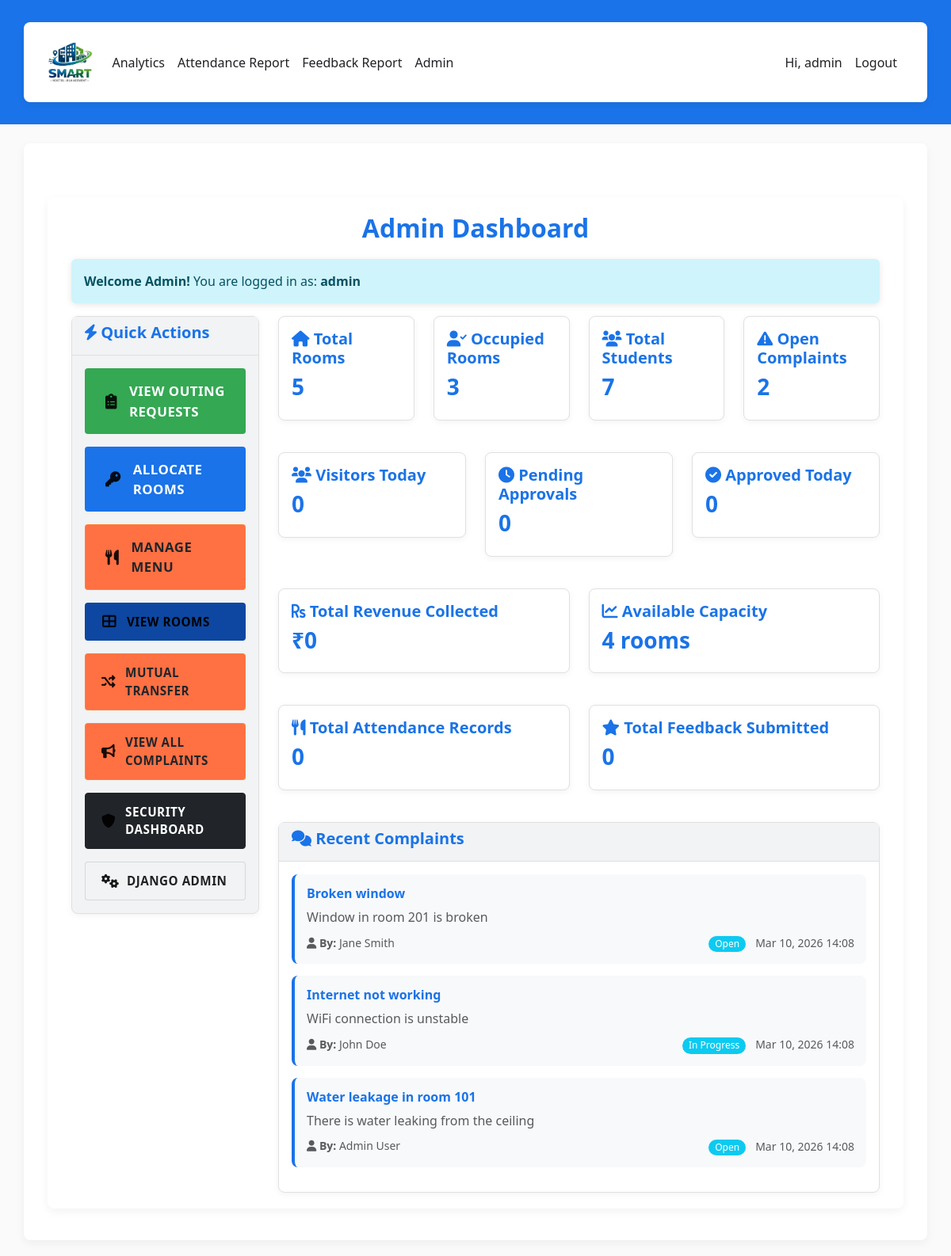
/admin-dashboard/ (signed in), run on the app's committed database.
### hostel/models.py (models this page shows, shortened)
class Complaint(models.Model):
    STATUS_CHOICES = [
        ('open', 'Open'),
        ('in_progress', 'In Progress'),
        ('resolved', 'Resolved'),
    ]
    student = models.ForeignKey(StudentProfile, on_delete=models.CASCADE)
    title = models.CharField(max_length=200)
    description = models.TextField()
    status = models.CharField(max_length=20, choices=STATUS_CHOICES, default='open')
    response = models.TextField(blank=True)
    created_at = models.DateTimeField(auto_now_add=True)
    updated_at = models.DateTimeField(auto_now=True)
    anonymous = models.BooleanField(default=False)

class StudentProfile(models.Model):
    user = models.OneToOneField(User, on_delete=models.CASCADE)
    roll_number = models.CharField(max_length=30, blank=True, null=True)
    room = models.ForeignKey(Room, on_delete=models.SET_NULL, null=True, blank=True)
    fees_due = models.DecimalField(max_digits=9, decimal_places=2, default=0)
    fees_paid = models.DecimalField(max_digits=9, decimal_places=2, default=0)
    joined_on = models.DateField(default=timezone.now)

### hostel/views.py (the view)
# urls.py: path('admin-dashboard/', views.admin_dashboard, name='admin_dashboard'),
@login_required
def admin_dashboard(request):
    if not request.user.is_staff:
        return redirect('student_dashboard')
    total_rooms = Room.objects.count()
    occupied = Room.objects.annotate(o=Count('studentprofile')).filter(o__gt=0).count()
    total_students = StudentProfile.objects.count()
    complaints_open = Complaint.objects.filter(status='open').count()
    recent_complaints = Complaint.objects.order_by('-created_at')[:6]
    total_revenue = Payment.objects.aggregate(Sum('amount'))['amount__sum'] or 0
    pending_visitors = Visitor.objects.filter(status='pending').count()
    approved_visitors_today = Visitor.objects.filter(status='approved', visiting_date=timezone.now().date()).count()
    total_visitors_today = Visitor.objects.filter(visiting_date=timezone.now().date()).count()
    total_feedback = FoodFeedback.objects.count()
    total_attendance = MealAttendance.objects.count()
    today = timezone.now().date()
    on_leave = LeaveRequest.objects.filter(start_date__lte=today, end_date__gte=today, status__in=['parent_approved','warder_approved']).count()
    context = {
        'total_rooms': total_rooms,
        'occupied': occupied,
        'total_students': total_students,
        'complaints_open': complaints_open,
        'recent_complaints': recent_complaints,
        'total_revenue': total_revenue,
        'pending_visitors': pending_visitors,
        'approved_visitors_today': approved_visitors_today,
        'total_visitors_today': total_visitors_today,
        'total_feedback': total_feedback,
        'total_attendance': total_attendance,
        'on_leave': on_leave,
        'hide_chatbot': True,
    }
    return render(request, 'hostel/admin_dashboard.html', context)

### templates/hostel/admin_dashboard.html (shortened to what this page needs)
{% extends 'hostel/base.html' %}
{% load static %}
{% block content %}
<div class="container mt-5">
  <h2>Admin Dashboard</h2>
  <div class="alert alert-info">
    <strong>Welcome Admin!</strong> You are logged in as: <strong>{{ user.username }}</strong>
  </div>
  <div class="row">
    <div class="col-md-3">
      <div class="quick-actions-sidebar">
        <div class="card quick-actions-card">
          <div class="card-header">
            <h5><i class="fas fa-bolt"></i> Quick Actions</h5>
          </div>
          <div class="card-body d-flex flex-column">
            <a href="{% url 'admin_outing_requests' %}" class="btn btn-success btn-lg mb-3">
              <i class="fas fa-clipboard-list"></i> View Outing Requests
            </a>
            <a href="{% url 'allocate_room' %}" class="btn btn-primary btn-lg mb-3">
              <i class="fas fa-key"></i> Allocate Rooms
            </a>
            <a href="{% url 'manage_menu' %}" class="btn btn-warning btn-lg mb-3">
              <i class="fas fa-utensils"></i> Manage Menu
            </a>
            <a href="{% url 'rooms' %}" class="btn btn-info mb-3">
              <i class="fas fa-th-large"></i> View Rooms
            </a>
            <a href="{% url 'mutual_transfer' %}" class="btn btn-warning mb-3">
              <i class="fas fa-random"></i> Mutual Transfer
            </a>
            <a href="{% url 'complaints' %}" class="btn btn-warning mb-3">
              <i class="fas fa-bullhorn"></i> View All Complaints
            </a>
            <a href="{% url 'security_dashboard' %}" class="btn btn-dark mb-3">
              <i class="fas fa-shield-alt"></i> Security Dashboard
            </a>
            <a href="/admin/" class="btn btn-secondary">
              <i class="fas fa-cogs"></i> Django Admin
            </a>
          </div>
        </div>
      </div>
    </div>
    <div class="col-md-9">
      <div class="row mb-4">
        <div class="col-md-3 mb-3">
          <div class="card stats-card">
            <div class="card-body">
              <h5><i class="fas fa-home"></i> Total Rooms</h5>
              <h3>{{ total_rooms }}</h3>
            </div>
          </div>
        </div>
        <div class="col-md-3 mb-3">
          <div class="card stats-card occupied">
            <div class="card-body">
              <h5><i class="fas fa-user-check"></i> Occupied Rooms</h5>
              <h3>{{ occupied }}</h3>
            </div>
          </div>
        </div>
        <div class="col-md-3 mb-3">
          <div class="card stats-card students">
            <div class="card-body">
              <h5><i class="fas fa-users"></i> Total Students</h5>
              <h3>{{ total_students }}</h3>
            </div>
          </div>
        </div>
        <div class="col-md-3 mb-3">
          <div class="card stats-card complaints">
            <div class="card-body">
              <h5><i class="fas fa-exclamation-triangle"></i> Open Complaints</h5>
              <h3>{{ complaints_open }}</h3>
            </div>
          </div>
        </div>
      </div>
      <div class="row mb-4">
        <div class="col-md-4 mb-3">
          <div class="card stats-card visitors-today">
            <div class="card-body">
              <h5><i class="fas fa-users"></i> Visitors Today</h5>
              <h3>{{ total_visitors_today }}</h3>
            </div>
          </div>
        </div>
        <div class="col-md-4 mb-3">
          <div class="card stats-card pending-visitors">
            <div class="card-body">
              <h5><i class="fas fa-clock"></i> Pending Approvals</h5>
              <h3>{{ pending_visitors }}</h3>
            </div>
          </div>
        </div>
        <div class="col-md-4 mb-3">
          <div class="card stats-card approved-visitors">
            <div class="card-body">
              <h5><i class="fas fa-check-circle"></i> Approved Today</h5>
              <h3>{{ approved_visitors_today }}</h3>
            </div>
          </div>
        </div>
      </div>
      <div class="row mb-4">
        <div class="col-md-6 mb-3">
          <div class="card stats-card revenue">
            <div class="card-body">
              <h5><i class="fas fa-rupee-sign"></i> Total Revenue Collected</h5>
              <h3>₹{{ total_revenue }}</h3>
            </div>
          </div>
        </div>
        <div class="col-md-6 mb-3">
          <div class="card stats-card capacity">
            <div class="card-body">
              <h5><i class="fas fa-chart-line"></i> Available Capacity</h5>
              <h3>{{ total_rooms|add:"-1" }} rooms</h3>
            </div>
          </div>
        </div>
      </div>
      <div class="row mb-4">
        <div class="col-md-6 mb-3">
          <div class="card stats-card">
            <div class="card-body">
              <h5><i class="fas fa-utensils"></i> Total Attendance Records</h5>
              <h3>{{ total_attendance }}</h3>
            </div>
          </div>
        </div>
        <div class="col-md-6 mb-3">
          <div class="card stats-card">
            <div class="card-body">
              <h5><i class="fas fa-star"></i> Total Feedback Submitted</h5>
              <h3>{{ total_feedback }}</h3>
            </div>
          </div>
        </div>
      </div>
      <div class="row">
        <div class="col-md-12">
          <div class="card complaints-card">
            <div class="card-header">
              <h5><i class="fas fa-comments"></i> Recent Complaints</h5>
            </div>
            <div class="card-body">
              {% for complaint in recent_complaints %}
                <div class="complaint-item">
                  <h6 class="mb-2">{{ complaint.title }}</h6>
                  <p class="text-muted mb-2">{{ complaint.description }}</p>
                  <div class="d-flex justify-content-between align-items-center">
                    <small class="text-muted">
                      <strong><i class="fas fa-user"></i> By:</strong> {{ complaint.student.user.get_full_name|default:complaint.student.user.username }}
                    </small>
                    <div>
                      <span class="badge bg-info me-2">{{ complaint.get_status_display }}</span>
                      <small class="text-muted">{{ complaint.created_at|date:"M d, Y H:i" }}</small>
                    </div>
                  </div>
                </div>
              {% empty %}
                <div class="text-center py-4">
                  <i class="fas fa-inbox fa-3x text-muted mb-3"></i>
                  <p class="text-muted">No complaints yet.</p>
                </div>
              {% endfor %}
            </div>
          </div>
        </div>
      </div>
    </div>
  </div>
</div>
<link rel="stylesheet" href="https://cdnjs.cloudflare.com/ajax/libs/font-awesome/6.0.0/css/all.min.css">
{% endblock %}

### templates/hostel/base.html (shortened to what this page needs)
{% load static %}
<!doctype html>
<html lang="en">
  <head>
    <link href="https://cdn.jsdelivr.net/npm/bootstrap@5.3.2/dist/css/bootstrap.min.css" rel="stylesheet">
    <link href="{% static 'hostel/css/style.css' %}" rel="stylesheet">
  </head>
  <body>
    <nav class="navbar navbar-expand-lg navbar-dark mb-4" style="background: #1A73E8;">
      <div class="container">
        <a class="navbar-brand" href="{% url 'home' %}">
          <img src="{% static 'hostel/img/logo.png' %}" alt="Smart Hostel" class="d-inline-block align-text-top logo-img">
        </a>
        <div class="collapse navbar-collapse" id="nav">
          <ul class="navbar-nav me-auto">
            {% if user.is_authenticated %}
              {% if user.is_staff %}
                <li class="nav-item"><a class="nav-link" href="{% url 'analytics' %}">Analytics</a></li>
                <li class="nav-item"><a class="nav-link" href="{% url 'attendance_report' %}">Attendance Report</a></li>
                <li class="nav-item"><a class="nav-link" href="{% url 'feedback_report' %}">Feedback Report</a></li>
                <li class="nav-item"><a class="nav-link" href="/admin/">Admin</a></li>
              {% endif %}
            {% endif %}
          </ul>
          <ul class="navbar-nav">
            {% if user.is_authenticated %}
              <li class="nav-item"><span class="nav-link">Hi, {{ user.username }}</span></li>
              <li class="nav-item"><a class="nav-link" href="{% url 'logout' %}">Logout</a></li>
            {% else %}
              <li class="nav-item"><a class="nav-link" href="{% url 'login' %}">Login</a></li>
              <li class="nav-item"><a class="nav-link" href="{% url 'signup' %}">Sign up</a></li>
            {% endif %}
          </ul>
        </div>
      </div>
    </nav>
    <div class="container">
      {% block content %}{% endblock %}
    </div>
  </body>
</html>

### static/hostel/css/style.css (style rules this page uses)
body { font-family: 'Segoe UI', Tahoma, Geneva, Verdana, sans-serif; background: #FAFAFA; color: #202124; min-height: 100vh; margin: 0; }
.container { background: #FFFFFF; border-radius: 8px; box-shadow: 0 4px 12px rgba(0,0,0,0.05); margin: 20px auto; padding: 20px 30px; }
h1,h2,h3,h4,h5,h6 { color: #1A73E8; font-weight: 600; }
h2 { text-align: center; margin-bottom: 20px; }
a { color: #0D47A1; }
.alert { border-radius: 6px; border: none; box-shadow: 0 2px 8px rgba(0,0,0,0.1); }
.card { background: #FFFFFF; border: 1px solid #e0e0e0; border-radius: 8px; box-shadow: 0 2px 8px rgba(0,0,0,0.05); transition: transform 0.2s ease, box-shadow 0.2s ease; }
.card-header { background: #F1F3F4; border-bottom: 1px solid #e0e0e0; font-weight: 600; color: #202124; }
.card-body { padding: 16px; }
.btn { border-radius: 4px; font-weight: 600; text-transform: uppercase; letter-spacing: 0.5px; transition: background 0.2s ease; }
.btn-primary { background: #1A73E8; color: #fff; }
.btn-success { background: #34A853; color: #fff; }
.btn-warning { background: #FF7043; color: #fff; }
.btn-secondary { background: #F1F3F4; color: #202124; }
p, li, span, label, input, textarea { color: #202124; }
a, .nav-link { color: #0D47A1; }
.mb-3 { margin-bottom: 1rem; }
.navbar, .footer { background: #1A73E8; }
.navbar .nav-link, .footer a { color: #202124 !important; }
.navbar .navbar-brand { color: #202124 !important; }
.navbar-brand img { height: 50px; width: auto; display: block; }
.quick-actions-card { background: #F1F3F4; border: 1px solid #e0e0e0; }
.quick-actions-card .btn { display: flex; align-items: center; justify-content: flex-start; padding: 12px 20px; font-size: 0.95rem; font-weight: 600; text-align: left; position: relative; overflow: hidden; transition: all 0.3s cubic-bezier(0.4, 0, 0.2, 1); }
.quick-actions-card .btn i { margin-right: 12px; font-size: 1.1rem; width: 20px; text-align: center; opacity: 0.9; color: black; }
.quick-actions-card .btn-lg { padding: 15px 25px; font-size: 1.05rem; }
.quick-actions-card .btn-lg i { font-size: 1.2rem; margin-right: 15px; }
.quick-actions-card .btn::after { content: ''; position: absolute; top: 50%; right: 15px; width: 8px; height: 8px; border-radius: 50%; background: rgba(255, 255, 255, 0.8); transform: translateY(-50%) scale(0); transition: transform 0.3s ease; }
.quick-actions-card .btn-success { background: #34A853; border: 1px solid rgba(40, 167, 69, 0.2); }
.quick-actions-card .btn-primary { background: #1A73E8; border: 1px solid rgba(0, 123, 255, 0.2); }
.quick-actions-card .btn-info { background: #0D47A1; border: 1px solid rgba(13, 71, 161, 0.2); }
.quick-actions-card .btn-warning { background: #FF7043; border: 1px solid rgba(255, 193, 7, 0.2); color: #212529; }
.quick-actions-card .btn-secondary { background: #F1F3F4; border: 1px solid rgba(108, 117, 125, 0.2); }
.complaint-item { border-left: 4px solid #1A73E8; padding-left: 15px; margin-bottom: 15px; background: #f8f9fa; border-radius: 8px; padding: 15px; transition: all 0.3s ease; }
.badge { border-radius: 20px; font-weight: 500; }

### data on the page
Complaint: title "Broken window", description "Window in room 201 is broken", student.user.get_full_name "Jane Smith", status "Open", created_at "Mar 10, 2026 14:08"
Complaint: title "Internet not working", description "WiFi connection is unstable", student.user.get_full_name "John Doe", status "In Progress", created_at "Mar 10, 2026 14:08"
Complaint: title "Water leakage in room 101", description "There is water leaking from the ceiling", student.user.get_full_name "Admin User", status "Open", created_at "Mar 10, 2026 14:08"

### other printed values
{{ user.username }} "admin"
{{ total_rooms }} "5"
{{ occupied }} "3"
{{ total_students }} "7"
{{ complaints_open }} "2"
{{ total_visitors_today }} "0"
{{ pending_visitors }} "0"
{{ approved_visitors_today }} "0"
{{ total_revenue }} "0"
{{ total_rooms|add:"-1" }} "4"
{{ total_attendance }} "0"
{{ total_feedback }} "0"
